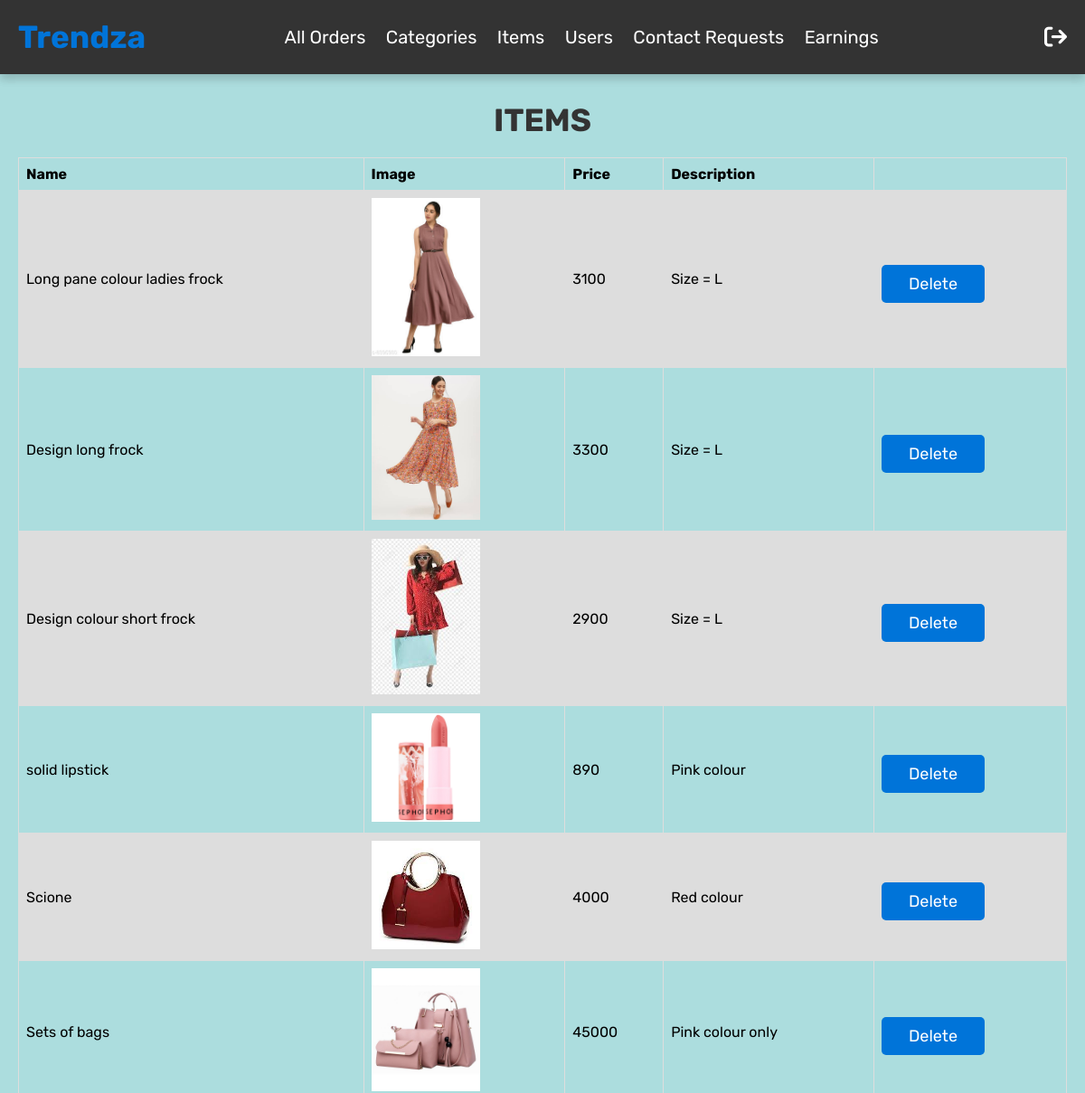
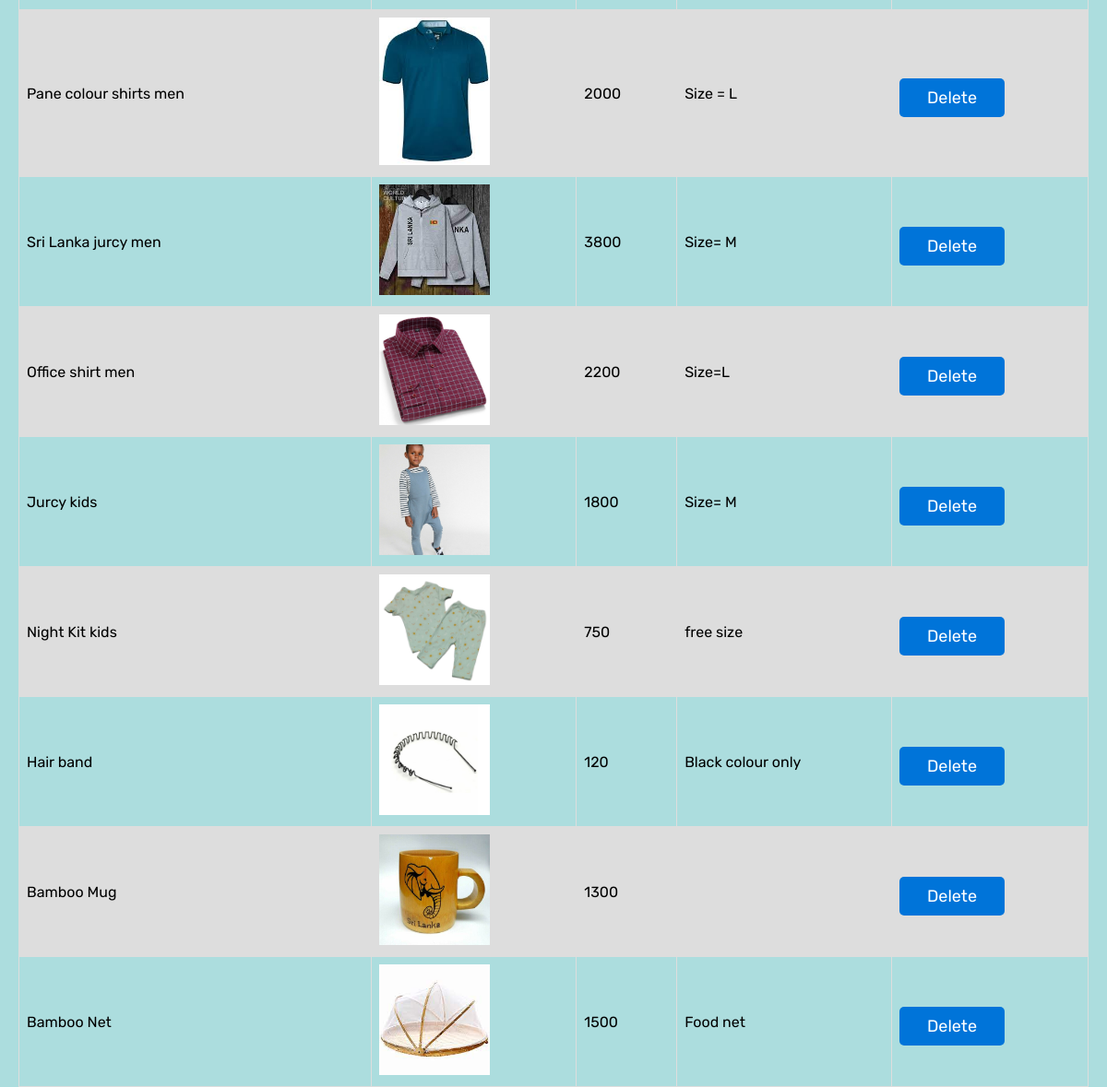
Screenshot of /admin/items.php (signed in) with the database file from the repository (2 pictures, top to bottom).
### tables this page shows
CREATE TABLE `items` (
  `id` int(11) NOT NULL,
  `name` varchar(100) NOT NULL,
  `price` varchar(100) NOT NULL,
  `image` varchar(100) NOT NULL,
  `catid` int(11) NOT NULL,
  `description` varchar(1000) NOT NULL,
  `userid` int(11) NOT NULL,
  `deleted` int(11) NOT NULL DEFAULT 0
);

### admin/items.php (the view, shortened to what this page needs)
<?php
include_once('../controllers/dbcon.php');
?>
<!DOCTYPE html>
<html lang="en">
<head>
   <link rel="stylesheet" href="https://cdnjs.cloudflare.com/ajax/libs/font-awesome/6.0.0/css/all.min.css">
<link rel="stylesheet" href="../css/style.css">
</head>
<body>
<?php include 'adminheader.php' ;?>
<section class="home-category">
   <h1 class="title">Items</h1>
   <div class="">
   <table>
         <tr>
            <th>Name</th>
            <th>Image</th>
            <th>Price</th>
            <th>Description</th>
            <th></th>
         </tr>
   <?php
            $itemsql = "SELECT * FROM `items` where deleted=0";
            $itemresult = $conn->query($itemsql);
            if ($itemresult->num_rows > 0) {
                while($row = $itemresult->fetch_assoc())
                {
                    echo '
                    <tr>
                        <td>'.$row['name'].'</td>
                        <td><img width=120 src="'.$row['image'].'"></td>
                        <td>'.$row['price'].'</td>
                        <td>'.$row['description'].'</td>
                        <td>
                           <a href="../controllers/admindeleteitem.php?itemid='.$row['id'].'" class="btn">Delete</a>
                        </td>
                     </tr>
                    ';
                }
            } else {
                echo "<font color='red'> Ooops ! No Records ! </font>";
            }
            ?>
      </table>
</div>
</section>
</body>
</html>

### css/style.css (style rules this page uses)
:root { --blue:#0000ae; --red:#c0392b; --light-blue:#0074D9; --sandy-tan:#ACDDDE; --orange:#f39c12; --black:#333; --white:#fff; --light-color:#666; --light-white:#ccc; --light-bg:#f5f5f5; --border:.1rem solid var(--black); --box-shadow:0 .5rem 1rem rgba(0,0,0,.1); }
* { font-family: 'Rubik', sans-serif; margin:0; padding:0; box-sizing: border-box; outline: none; border:none; text-decoration: none; transition:all .2s linear; }
body { background-color: var(--sandy-tan); }
html { font-size: 62.5%; overflow-x: hidden; scroll-behavior: smooth; scroll-padding-top: 6.5rem; }
.btn, .option-btn, .delete-btn, .white-btn { display: inline-block; margin-top: 1rem; padding:1rem 3rem; cursor: pointer; color:var(--white); font-size: 1.8rem; border-radius: .5rem; text-transform: capitalize; }
.white-btn, .btn { background-color: var(--light-blue); }
section { padding: 3rem 2rem; max-width: 1200px; margin: 0 auto; }
.title { text-align: center; margin-bottom: 2rem; text-transform: uppercase; color:var(--black); font-size: 3.5rem; }
.home-category { padding-bottom:0; }
.home-category { padding-bottom: 0; }

### admin/items.php (style rules this page uses)
table { font-family: arial, sans-serif; border-collapse: collapse; width: 100%; }
td, th { font-size: 12pt; border: 1px solid #dddddd; text-align: left; padding: 8px; }
tr:nth-child(even) { background-color: #dddddd; }

### rows the page displays
items: name "Long pane colour ladies frock", image (picture), price "3100", description "Size = L"
items: name "Design long frock", image (picture), price "3300", description "Size = L"
items: name "Design colour short frock", image (picture), price "2900", description "Size = L"
items: name "solid lipstick", image (picture), price "890", description "Pink colour"
items: name "Scione", image (picture), price "4000", description "Red colour"
items: name "Sets of bags", image (picture), price "45000", description "Pink colour only"
items: name "Pane colour shirts men", image (picture), price "2000", description "Size = L"
items: name "Sri Lanka jurcy men", image (picture), price "3800", description "Size= M"
items: name "Office shirt men", image (picture), price "2200", description "Size=L"
items: name "Jurcy kids", image (picture), price "1800", description "Size= M"
items: name "Night Kit kids", image (picture), price "750", description "free size"
items: name "Hair band", image (picture), price "120", description "Black colour only"
items: name "Bamboo Mug", image (picture), price "1300"
items: name "Bamboo Net", image (picture), price "1500", description "Food net"
